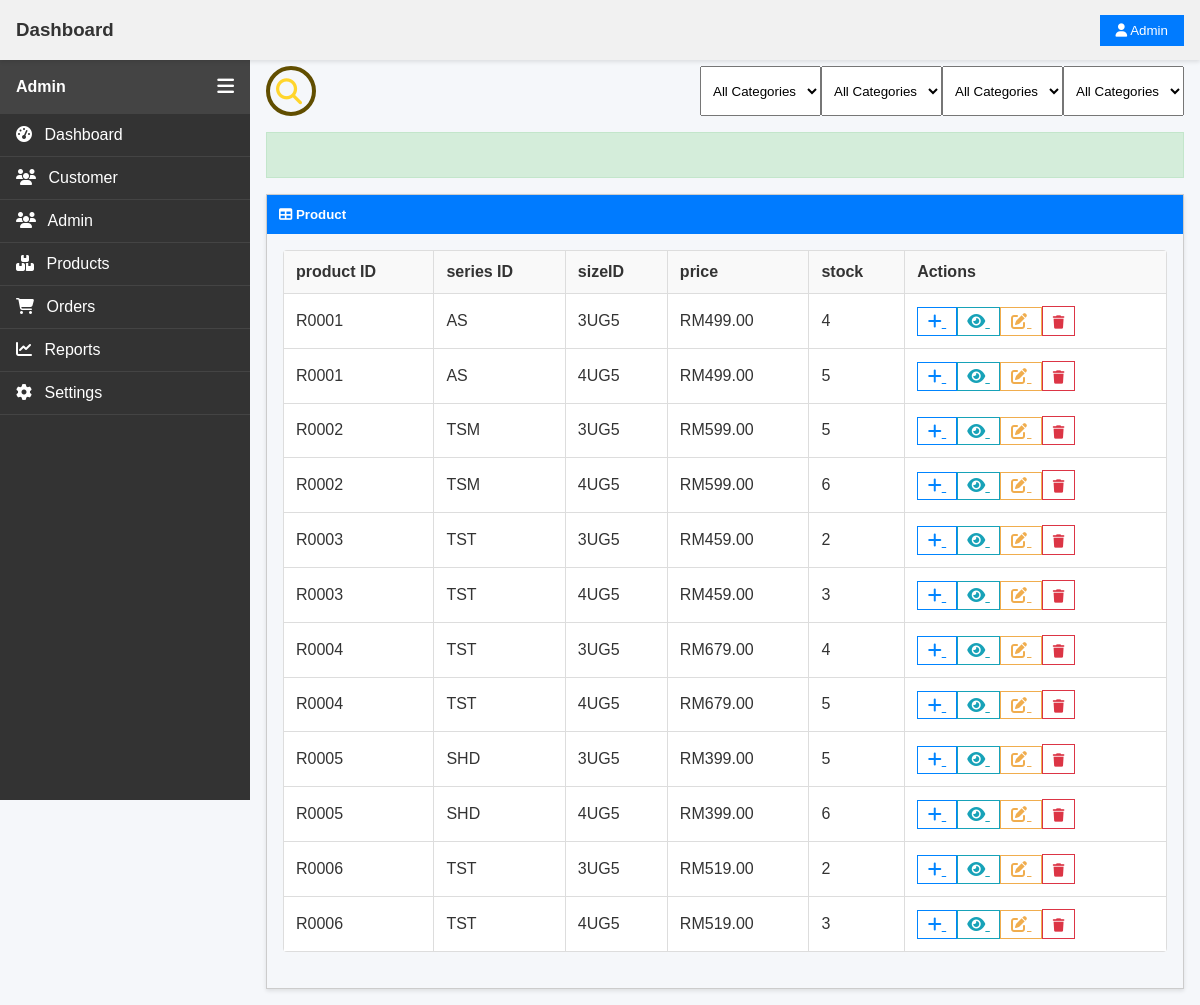
The page /pages/admin/product/admin_product.php on the database its author committed.
### tables this page shows
CREATE TABLE `product` (
  `productID` varchar(5) NOT NULL,
  `productName` varchar(100) NOT NULL,
  `price` float(6,2) NOT NULL,
  `seriesID` varchar(3) DEFAULT NULL,
  `productImg` varchar(1000) NOT NULL,
  `introduction` varchar(1000) NOT NULL,
  `playerInfo` varchar(1000) NOT NULL,
  `playerImage` varchar(500) NOT NULL
);

CREATE TABLE `productsize` (
  `productID` varchar(5) NOT NULL,
  `sizeID` varchar(4) NOT NULL,
  `quantity` int(11) NOT NULL
);

### controller/productController.php (called while the page is built, shortened)
<?php
require_once __DIR__ . "/../_base.php";
require_once __DIR__ . "/../db/productDb.php";
class ProductController{
    private $productDb ;
    public function __construct($_pdo){
        $this->productDb = new productDb($_pdo);
    }
    public  function getAllProducts(){
        return  $this->productDb->getAllProducts();
    }
}
?>

### db/productDb.php (called while the page is built, shortened)
<?php
class productDb{
    private $pdo;
    public function __construct($pdo) {
        $this->pdo = $pdo;
    }
    public function getAllProducts(){
        $sql = "SELECT
            p.productID,
            p.productName,
            p.price,
            p.seriesID,
            s.seriesName,
            ps.sizeID,
            ps.quantity AS total_stock
            FROM product p
            JOIN productsize ps ON p.productID = ps.productID
            JOIN series s ON p.seriesID = s.seriesID
            ORDER BY p.productID, ps.sizeID;";
        $stmt = $this->pdo->prepare($sql);
        $stmt->execute();
        return $stmt->fetchAll();
    }
}
?>

### pages/admin/product/admin_product.php (the view, shortened to what this page needs)
<?php
require_once "../../../controller/productController.php";
require_once "../../../_base.php";
include "../main.php";
$productController = new ProductController($_db);
$allProducts = $productController->getAllProducts();
?>
<div class="main-content">
  <div style="margin-bottom: 1rem; display: flex ; justify-content : space-between ;">
    <form style="display: flex;">
        <div style="flex: 1;">
              <div class="box">
                  <form name="search">
                      <input type="text" class="input" name="txt" onmouseout="this.value = ''; this.blur();">
                  </form>
                  <i class="fas fa-search"></i>
              </div>
        </div>
    </form>
        <form action="" style="display: flex; ">
              <select style="padding: 0.5rem;">
                <option>All Categories</option>
              </select>
              <select style="padding: 0.5rem;">
                <option>All Categories</option>
              </select>
              <select style="padding: 0.5rem;">
                <option>All Categories</option>
              </select>
              <select style="padding: 0.5rem;">
                <option>All Categories</option>
              </select>
        </form>
  </div>
  <div style="background-color: #d4edda; color: #155724; padding: 0.75rem; margin-bottom: 1rem; border: 1px solid #c3e6cb;">
  </div>
  <div class="container-table">
    <div class="tb-title">
      <h5 style="margin: 0;"><i class="fas fa-table"></i> Product </h5>
    </div>
    <div style="padding: 1rem;">
      <table class="tb">
          <thead>
            <tr style="background-color: #f9f9f9;">
              <th class="th">product ID  </th>
              <th class="th">series ID</th>
              <th class="th">sizeID</th>
              <th class="th">price</th>
              <th class="th">stock</th>
              <th class="th">Actions</th>
            </tr>
          </thead>
          <tbody>
            <?php foreach ($allProducts as $index => $product): ?>
            <tr>
              <td class="td"><?php echo htmlspecialchars($product->productID); ?></td>
              <td class="td"><?php echo htmlspecialchars($product->seriesID); ?></td>
              <td class="td"><?php echo htmlspecialchars($product->sizeID); ?></td>
              <td class="td">RM<?php echo number_format($product->price, 2); ?></td>
              <td class="td"><?php echo htmlspecialchars($product->total_stock); ?></td>
              <td class="td">
                    <a href="addProduct.php" class="action-btn-add" title="Add New Product">
                      <i class="fa-solid fa-plus"></i>
                    </a>
                    <a href="productDetails.php?productID=<?php echo $product->productID; ?>&sizeID=<?php echo $product->sizeID; ?>" class="action-btn-details">
                      <i class="fas fa-eye"></i>
                    </a>
                    <a href="editProduct.php?productID=<?php echo $product->productID; ?> &sizeID=<?php echo $product->sizeID; ?>" class="action-btn-edit" title="Edit Product">
                      <i class="fa-solid fa-pen-to-square"></i>
                    </a>
                    <form method="POST" action="/controller/productController.php" class="delete-form" style="display:inline;">
                      <button type="submit" class="action-btn-delete" data-productid="<?php echo $product->productID; ?>" data-sizeid="<?php echo $product->sizeID; ?>">
                        <i class="fas fa-trash"></i>
                      </button>
                    </form>
                </td>
            </tr>
            <?php endforeach; ?>
        </tbody>
      </table>
    </div>
  </div>
</div>
<?php
include "../../../admin_foot.php"
?>

### css/main.css (style rules this page uses)
body { margin: 0; padding: 0; font-family: Arial, sans-serif; background-color: #f8f9fa; color: #333; }
.main-content { margin-left: var(--sidebar-width); margin-top: 50px; padding: 1rem; }
.container-table { border: 1px solid #ccc; box-shadow: 0 2px 4px rgba(0,0,0,0.1); }
.tb-title { background-color: #007bff; color: #fff; padding: 0.75rem; }
.tb { width: 100%; border-collapse: collapse; }
.th { padding: 0.75rem; border: 1px solid #ddd; }
.td { padding: 0.75rem; border: 1px solid #ddd; }
.action-btn-details { padding: 0.3rem 0.6rem; border: 1px solid #17a2b8; background: none; cursor: pointer; color: #17a2b8; }
.action-btn-delete { padding: 0.3rem 0.6rem; padding-top: 8px ; border: 1px solid #dc3545; background: none; cursor: pointer; color: #dc3545; }
.action-btn-edit { padding: 0.3rem 0.6rem; border: 1px solid #f0ad4e; background: none; cursor: pointer; color: #f0ad4e; }
.action-btn-add { padding: 0.3rem 0.6rem; border: 1px solid #0084ff; background: none; cursor: pointer; color: #0084ff; }

### css/sidebar.css (style rules this page uses)
:root { --sidebar-width: 250px; --topbar-height: 60px; }

### css/admin.css (style rules this page uses)
* { box-sizing: border-box; }
:root { --side-container-width: 150px; }
body { margin: 0; font-family: Arial, sans-serif; }

### css/admin_product.css (style rules this page uses)
* { margin: 0; padding: 0; box-sizing: border-box; }
body { font-family: Arial, sans-serif; background-color: #f5f7fa; color: #333; }
table { width: 100%; border-collapse: collapse; background-color: #fff; margin-bottom: 20px; border-radius: 4px; overflow: hidden; }
table thead { background-color: #f1f1f1; }
table th, table td { padding: 12px 15px; text-align: left; border-bottom: 1px solid #ddd; }
table th { font-weight: 600; }
.box { position: relative; }
.input { padding: 10px; width: 50px; height: 50px; background: none; border: 4px solid #614e00; border-radius: 50px; box-sizing: border-box; font-family: Comic Sans MS; font-size: 26px; color: #ffd52d; outline: none; transition: .5s; }
.box i { position: absolute; top: 50%; right: 1px; transform: translate(-50%,-50%); font-size: 26px; color: #ffd52d; transition: .2s; }

### rows shown on the page
product: productID "R0001", seriesID "AS", productsize.sizeID "3UG5", price "499.00", productsize.quantity "4", productsize.sizeID "4UG5", productsize.quantity "5"
product: productID "R0002", seriesID "TSM", productsize.sizeID "3UG5", price "599.00", productsize.quantity "5", productsize.sizeID "4UG5", productsize.quantity "6"
product: productID "R0003", seriesID "TST", productsize.sizeID "3UG5", price "459.00", productsize.quantity "2", productsize.sizeID "4UG5", productsize.quantity "3"
product: productID "R0004", seriesID "TST", productsize.sizeID "3UG5", price "679.00", productsize.quantity "4", productsize.sizeID "4UG5", productsize.quantity "5"
product: productID "R0005", seriesID "SHD", productsize.sizeID "3UG5", price "399.00", productsize.quantity "5", productsize.sizeID "4UG5", productsize.quantity "6"
product: productID "R0006", seriesID "TST", productsize.sizeID "3UG5", price "519.00", productsize.quantity "2", productsize.sizeID "4UG5", productsize.quantity "3"
